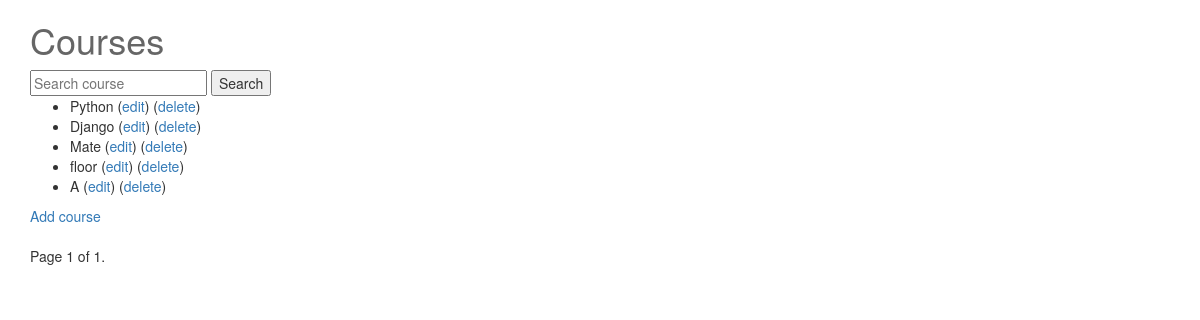
/course/, run on an earlier commit of the app's database.
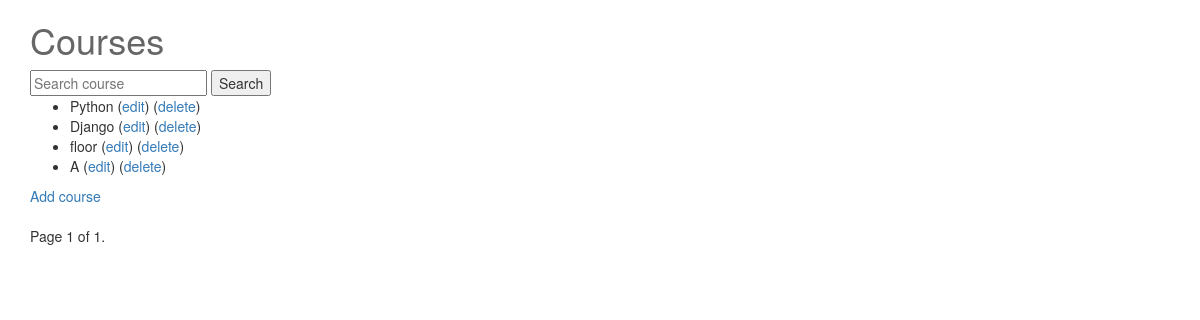
And on a later commit of the database.
### course/models.py (models this page shows, shortened)
class Course(models.Model):
	user = models.ForeignKey(settings.AUTH_USER_MODEL, default=1)
	name = models.CharField(
		max_length=255,
		)
	upload = models.FileField(upload_to=upload_location, blank=True)
	def __str__(self):
		return ' '.join([
			self.name
			])
	class Meta:
		permissions = (
			('can_view', 'Can View'),
			('can_modify', 'Can Modify'),
			('can_create', 'Can Create'),
			('can_delete', 'Can Delete'),
			)

### course/views.py (the view)
class ListCourseView(ListView):
	model = Course
	template_name = 'course/course_list.html'
	fields = '__all__'
	def get_queryset(self):
		queryset_list = Course.objects.all()
		query = self.request.GET.get("query")
		if query:
			queryset_list = queryset_list.filter(name__icontains=query)
		paginator = Paginator(queryset_list, 10) # Show 25
		page = self.request.GET.get('page')
		try:
			queryset = paginator.page(page)
		except PageNotAnInteger:
			queryset = paginator.page(1)
		except EmptyPage:
			queryset = paginator.page(paginator.num_pages)
		return queryset
	def get_context_data(self, **kwargs):
		context = super(ListCourseView, self).get_context_data(**kwargs)
		return context
	def get_success_url(self):
		return reverse('courses-list')

### course/templatetags/group_tag.py (called while the page is built)
@register.filter(name='has_group')
def has_group(user, group_name):
	group = Group.objects.get(name=group_name)
	return user.groups.filter(name=group_name).exists()

### templates/course/course_list.html (shortened to what this page needs)
{% extends "base.html" %}
{% block content %}
<h1>Courses</h1>
<form method='GET' action=''>
	<input type='text' name='query' placeholder='Search course' value='{{ request.GET.query }}'/>
	<input type='submit' value='Search'/>
</form>
<ul>
  {% for course in object_list %}
    <li class="course">{{ course }}
    	(<a href="{% url "courses-edit" pk=course.id %}">edit</a>)
    	(<a href="{% url "courses-delete" pk=course.id %}">delete</a>)
    </li>
  {% endfor %}
</ul>
<a href="{% url "courses-new" %}">Add course</a>
<br>
<div class="pagination">
    <span class="step-links">
        <span class="current">
            Page {{ object_list.number }} of {{ object_list.paginator.num_pages }}.
        </span>
    </span>
</div>
{% endblock %}

### templates/base.html (shortened to what this page needs)
{% load staticfiles %}
<!DOCTYPE html>
<html>
<head>
	<link rel="stylesheet" href="https://maxcdn.bootstrapcdn.com/bootstrap/3.3.6/css/bootstrap.min.css">
	<link rel="stylesheet" href="https://maxcdn.bootstrapcdn.com/bootstrap/3.3.6/css/bootstrap-theme.min.css">
	<link rel='stylesheet' href='{% static "css/base.css" %}' />
</head>
<body>
	<div class='container'>
	{% block content %}
	{% endblock content %}
	</div>
</body>
</html>

### static/css/base.css (style rules this page uses)
h1 { color: #666666; }

What changed in the data, as far as the page shows it:
removed Course: name "Mate"
